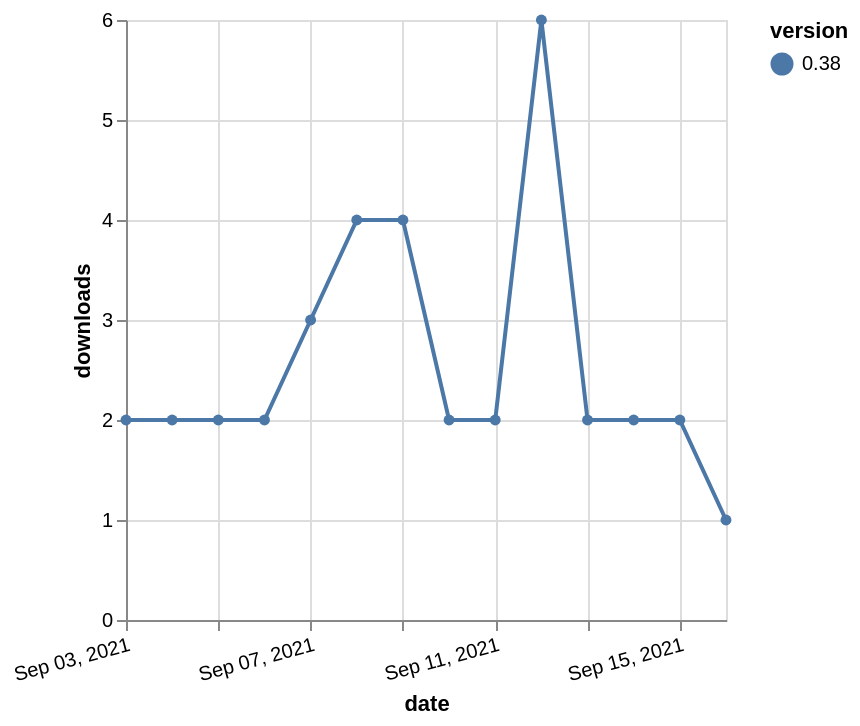

Write a Vega-Lite specification for this figure.
### Vega-Lite specification from a JSON file in a GitHub repository (floating-point values rounded to 4 significant figures)
{"$schema": "https://vega.github.io/schema/vega-lite/v5.json", "description": "A simple bar chart with embedded data.", "data": {"values": [{"date": "2021-09-03", "total": 2733, "delta": 2, "version": "0.38"}, {"date": "2021-09-04", "total": 2735, "delta": 2, "version": "0.38"}, {"date": "2021-09-05", "total": 2737, "delta": 2, "version": "0.38"}, {"date": "2021-09-06", "total": 2739, "delta": 2, "version": "0.38"}, {"date": "2021-09-07", "total": 2742, "delta": 3, "version": "0.38"}, {"date": "2021-09-08", "total": 2746, "delta": 4, "version": "0.38"}, {"date": "2021-09-09", "total": 2750, "delta": 4, "version": "0.38"}, {"date": "2021-09-10", "total": 2752, "delta": 2, "version": "0.38"}, {"date": "2021-09-11", "total": 2754, "delta": 2, "version": "0.38"}, {"date": "2021-09-12", "total": 2760, "delta": 6, "version": "0.38"}, {"date": "2021-09-13", "total": 2762, "delta": 2, "version": "0.38"}, {"date": "2021-09-14", "total": 2764, "delta": 2, "version": "0.38"}, {"date": "2021-09-15", "total": 2766, "delta": 2, "version": "0.38"}, {"date": "2021-09-16", "total": 2767, "delta": 1, "version": "0.38"}]}, "width": "container", "mark": {"type": "line", "point": {"filled": true}}, "encoding": {"x": {"field": "date", "type": "temporal", "timeUnit": "yearmonthdate", "title": "date", "axis": {"labelAngle": -15}}, "y": {"field": "delta", "type": "quantitative", "title": "downloads"}, "color": {"field": "version", "type": "nominal"}, "tooltip": {"field": "delta"}}}
